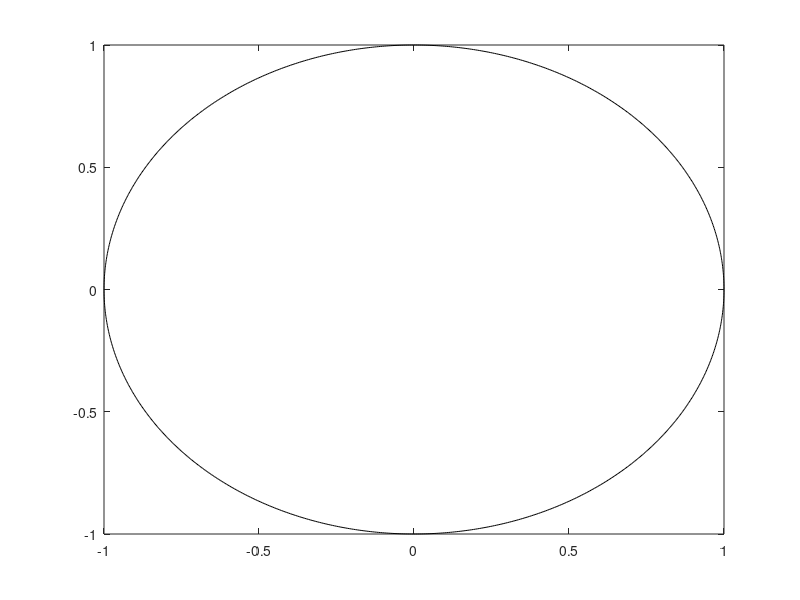

Write MATLAB code to recreate this figure.
function h = circle(r, xc, yc, linestyle, color)
%
% CIRCLE plot a circle of radius r, centered at (xc,yc)
%
%   CIRCLE() plots a unit circle centered on the origin
%
%   h = CIRCLE() returns the handles to the circle
%
%   CIRCLE(r) draws a unit circle of radius r, centered at the origin
%
%   CIRCLE(r,xc,yc) draws a dircle of radius r, centered at (xc,yc)
%
%   CIRCLE(r,xc,yc,linestyle) accepts a linestyle as a string
%
%   CIRCLE(linestyle) draws a unit circle at the origin with linestyle as a
%       string
%
%   Example:
%
%   figure(1)
%       h = circle(3);
%       set(h, 'LineWidth', 2)
%
%   See also PLOT
%--------------------------------------------------------------------------

theta = linspace(0,2*pi, 1000);

if nargin == 0          % Plot a unit circle centered at the origin
    r = 1;
    xc = 0;
    yc = 0;
    linestyle = '-';   % Default linestyle is solid black
    color = 'k';
elseif nargin == 1
    
    if ischar(r)        % check if argument is a linestyle
        linestyle = r;
        r = 1;
    else
        linestyle = 'k-';
    end
    
    xc = 0;
    yc = 0;
    
elseif nargin == 2      % could just give x-value, keep on y-axis
    yc = 0;
    linestyle = '-';
    color = 'k';

elseif nargin < 4
    linestyle = '-';
    color = 'k';
elseif nargin < 5
    color = 'k';
end

% Define coordinates
x = xc + r*cos(theta);
y = yc + r*sin(theta);

if nargout == 1
    % Return handle to the circle for style changes
    h = plot(x,y, linestyle, 'color', color);
else
    % suppress output of 
    plot(x,y, linestyle, 'color', color);
end

return
end % function CIRCLE
%--------------------------------------------------------------------------